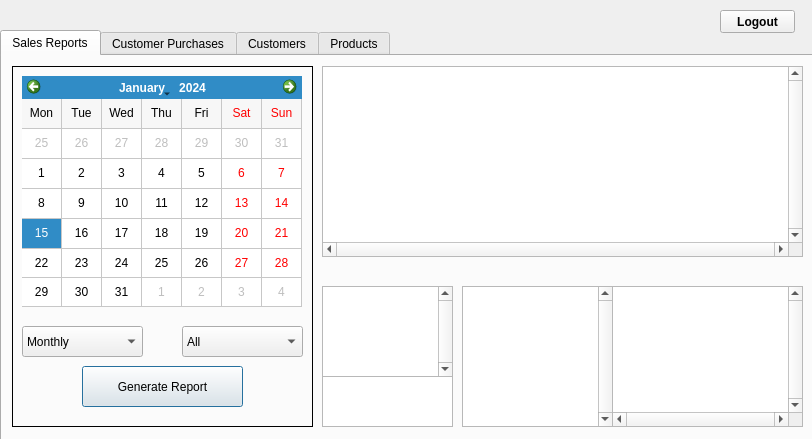
<?xml version="1.0" encoding="UTF-8"?>
<ui version="4.0">
 <class>adminPanel</class>
 <widget class="QDialog" name="adminPanel">
  <property name="geometry">
   <rect>
    <x>0</x>
    <y>0</y>
    <width>812</width>
    <height>439</height>
   </rect>
  </property>
  <property name="windowTitle">
   <string>Dialog</string>
  </property>
  <widget class="QTabWidget" name="tabWidget">
   <property name="geometry">
    <rect>
     <x>0</x>
     <y>30</y>
     <width>821</width>
     <height>411</height>
    </rect>
   </property>
   <property name="currentIndex">
    <number>0</number>
   </property>
   <widget class="QWidget" name="SalesReports">
    <attribute name="title">
     <string>Sales Reports</string>
    </attribute>
    <widget class="QTableView" name="SalesReportTable">
     <property name="geometry">
      <rect>
       <x>320</x>
       <y>10</y>
       <width>481</width>
       <height>191</height>
      </rect>
     </property>
     <property name="verticalScrollBarPolicy">
      <enum>Qt::ScrollBarAlwaysOn</enum>
     </property>
     <property name="horizontalScrollBarPolicy">
      <enum>Qt::ScrollBarAlwaysOn</enum>
     </property>
     <property name="selectionMode">
      <enum>QAbstractItemView::SingleSelection</enum>
     </property>
     <property name="selectionBehavior">
      <enum>QAbstractItemView::SelectRows</enum>
     </property>
     <property name="verticalScrollMode">
      <enum>QAbstractItemView::ScrollPerPixel</enum>
     </property>
     <property name="horizontalScrollMode">
      <enum>QAbstractItemView::ScrollPerPixel</enum>
     </property>
     <attribute name="verticalHeaderVisible">
      <bool>false</bool>
     </attribute>
    </widget>
    <widget class="QLabel" name="ReportTotalLabel">
     <property name="geometry">
      <rect>
       <x>320</x>
       <y>200</y>
       <width>211</width>
       <height>31</height>
      </rect>
     </property>
     <property name="font">
      <font>
       <pointsize>8</pointsize>
      </font>
     </property>
     <property name="text">
      <string/>
     </property>
    </widget>
    <widget class="QFrame" name="frame">
     <property name="geometry">
      <rect>
       <x>10</x>
       <y>10</y>
       <width>301</width>
       <height>361</height>
      </rect>
     </property>
     <property name="frameShape">
      <enum>QFrame::Box</enum>
     </property>
     <property name="frameShadow">
      <enum>QFrame::Plain</enum>
     </property>
     <property name="lineWidth">
      <number>1</number>
     </property>
     <widget class="QComboBox" name="ReportTypeDropdown">
      <property name="geometry">
       <rect>
        <x>10</x>
        <y>260</y>
        <width>121</width>
        <height>31</height>
       </rect>
      </property>
      <property name="currentIndex">
       <number>2</number>
      </property>
      <item>
       <property name="text">
        <string>Daily</string>
       </property>
      </item>
      <item>
       <property name="text">
        <string>Weekly</string>
       </property>
      </item>
      <item>
       <property name="text">
        <string>Monthly</string>
       </property>
      </item>
      <item>
       <property name="text">
        <string>Yearly</string>
       </property>
      </item>
      <item>
       <property name="text">
        <string>All Time</string>
       </property>
      </item>
     </widget>
     <widget class="QPushButton" name="GenerateReportButton">
      <property name="geometry">
       <rect>
        <x>70</x>
        <y>300</y>
        <width>161</width>
        <height>41</height>
       </rect>
      </property>
      <property name="text">
       <string>Generate Report</string>
      </property>
     </widget>
     <widget class="QCalendarWidget" name="salesReportCalendar">
      <property name="geometry">
       <rect>
        <x>10</x>
        <y>10</y>
        <width>280</width>
        <height>231</height>
       </rect>
      </property>
      <property name="styleSheet">
       <string notr="true"/>
      </property>
      <property name="gridVisible">
       <bool>true</bool>
      </property>
      <property name="verticalHeaderFormat">
       <enum>QCalendarWidget::NoVerticalHeader</enum>
      </property>
     </widget>
     <widget class="QComboBox" name="ReportMemberTypeDropdown">
      <property name="geometry">
       <rect>
        <x>170</x>
        <y>260</y>
        <width>121</width>
        <height>31</height>
       </rect>
      </property>
      <item>
       <property name="text">
        <string>All</string>
       </property>
      </item>
      <item>
       <property name="text">
        <string>Regular</string>
       </property>
      </item>
      <item>
       <property name="text">
        <string>Executive</string>
       </property>
      </item>
     </widget>
    </widget>
    <widget class="QTableView" name="ReportProductView">
     <property name="geometry">
      <rect>
       <x>320</x>
       <y>230</y>
       <width>131</width>
       <height>91</height>
      </rect>
     </property>
     <property name="verticalScrollBarPolicy">
      <enum>Qt::ScrollBarAlwaysOn</enum>
     </property>
     <property name="horizontalScrollBarPolicy">
      <enum>Qt::ScrollBarAlwaysOff</enum>
     </property>
     <property name="selectionMode">
      <enum>QAbstractItemView::SingleSelection</enum>
     </property>
     <property name="selectionBehavior">
      <enum>QAbstractItemView::SelectRows</enum>
     </property>
     <property name="verticalScrollMode">
      <enum>QAbstractItemView::ScrollPerPixel</enum>
     </property>
     <property name="horizontalScrollMode">
      <enum>QAbstractItemView::ScrollPerPixel</enum>
     </property>
     <attribute name="verticalHeaderVisible">
      <bool>false</bool>
     </attribute>
    </widget>
    <widget class="QTableView" name="ReportProductQuantity">
     <property name="geometry">
      <rect>
       <x>320</x>
       <y>320</y>
       <width>131</width>
       <height>51</height>
      </rect>
     </property>
     <property name="verticalScrollBarPolicy">
      <enum>Qt::ScrollBarAlwaysOff</enum>
     </property>
     <property name="horizontalScrollBarPolicy">
      <enum>Qt::ScrollBarAlwaysOff</enum>
     </property>
     <property name="selectionMode">
      <enum>QAbstractItemView::NoSelection</enum>
     </property>
     <attribute name="verticalHeaderVisible">
      <bool>false</bool>
     </attribute>
    </widget>
    <widget class="QTableView" name="ReportMemberView">
     <property name="geometry">
      <rect>
       <x>460</x>
       <y>230</y>
       <width>151</width>
       <height>141</height>
      </rect>
     </property>
     <property name="verticalScrollBarPolicy">
      <enum>Qt::ScrollBarAlwaysOn</enum>
     </property>
     <property name="horizontalScrollBarPolicy">
      <enum>Qt::ScrollBarAlwaysOff</enum>
     </property>
     <property name="selectionMode">
      <enum>QAbstractItemView::SingleSelection</enum>
     </property>
     <property name="selectionBehavior">
      <enum>QAbstractItemView::SelectRows</enum>
     </property>
     <property name="verticalScrollMode">
      <enum>QAbstractItemView::ScrollPerPixel</enum>
     </property>
     <property name="horizontalScrollMode">
      <enum>QAbstractItemView::ScrollPerPixel</enum>
     </property>
     <attribute name="verticalHeaderVisible">
      <bool>false</bool>
     </attribute>
    </widget>
    <widget class="QTableView" name="ReportProductMemberPurchases">
     <property name="geometry">
      <rect>
       <x>610</x>
       <y>230</y>
       <width>191</width>
       <height>141</height>
      </rect>
     </property>
     <property name="verticalScrollBarPolicy">
      <enum>Qt::ScrollBarAlwaysOn</enum>
     </property>
     <property name="horizontalScrollBarPolicy">
      <enum>Qt::ScrollBarAlwaysOn</enum>
     </property>
     <property name="selectionMode">
      <enum>QAbstractItemView::SingleSelection</enum>
     </property>
     <property name="selectionBehavior">
      <enum>QAbstractItemView::SelectRows</enum>
     </property>
     <property name="verticalScrollMode">
      <enum>QAbstractItemView::ScrollPerPixel</enum>
     </property>
     <property name="horizontalScrollMode">
      <enum>QAbstractItemView::ScrollPerPixel</enum>
     </property>
     <attribute name="verticalHeaderVisible">
      <bool>true</bool>
     </attribute>
    </widget>
    <widget class="QLabel" name="ReportRegularCount">
     <property name="geometry">
      <rect>
       <x>530</x>
       <y>200</y>
       <width>141</width>
       <height>31</height>
      </rect>
     </property>
     <property name="font">
      <font>
       <pointsize>8</pointsize>
      </font>
     </property>
     <property name="text">
      <string/>
     </property>
    </widget>
    <widget class="QLabel" name="ReportExecutiveCount">
     <property name="geometry">
      <rect>
       <x>660</x>
       <y>200</y>
       <width>141</width>
       <height>31</height>
      </rect>
     </property>
     <property name="font">
      <font>
       <pointsize>8</pointsize>
      </font>
     </property>
     <property name="text">
      <string/>
     </property>
    </widget>
    <zorder>frame</zorder>
    <zorder>SalesReportTable</zorder>
    <zorder>ReportTotalLabel</zorder>
    <zorder>ReportProductView</zorder>
    <zorder>ReportProductQuantity</zorder>
    <zorder>ReportMemberView</zorder>
    <zorder>ReportProductMemberPurchases</zorder>
    <zorder>ReportRegularCount</zorder>
    <zorder>ReportExecutiveCount</zorder>
   </widget>
   <widget class="QWidget" name="tab_2">
    <attribute name="title">
     <string>Customer Purchases</string>
    </attribute>
    <widget class="QTableView" name="purchaseView">
     <property name="geometry">
      <rect>
       <x>10</x>
       <y>10</y>
       <width>781</width>
       <height>331</height>
      </rect>
     </property>
    </widget>
    <widget class="QTableView" name="tableView">
     <property name="geometry">
      <rect>
       <x>670</x>
       <y>350</y>
       <width>121</width>
       <height>31</height>
      </rect>
     </property>
    </widget>
    <widget class="QLabel" name="label">
     <property name="geometry">
      <rect>
       <x>570</x>
       <y>350</y>
       <width>91</width>
       <height>31</height>
      </rect>
     </property>
     <property name="font">
      <font>
       <weight>75</weight>
       <bold>true</bold>
      </font>
     </property>
     <property name="text">
      <string>Total Purchases</string>
     </property>
    </widget>
   </widget>
   <widget class="QWidget" name="tab_3">
    <attribute name="title">
     <string>Customers</string>
    </attribute>
    <widget class="QTableView" name="memberView">
     <property name="geometry">
      <rect>
       <x>10</x>
       <y>10</y>
       <width>781</width>
       <height>271</height>
      </rect>
     </property>
    </widget>
    <widget class="QPushButton" name="addCustomerButton">
     <property name="geometry">
      <rect>
       <x>10</x>
       <y>290</y>
       <width>91</width>
       <height>31</height>
      </rect>
     </property>
     <property name="text">
      <string>Add Customer</string>
     </property>
    </widget>
    <widget class="QPushButton" name="removeCustomerButton">
     <property name="geometry">
      <rect>
       <x>110</x>
       <y>290</y>
       <width>101</width>
       <height>31</height>
      </rect>
     </property>
     <property name="text">
      <string>Remove Customer</string>
     </property>
    </widget>
    <widget class="QLineEdit" name="removeEdit">
     <property name="geometry">
      <rect>
       <x>220</x>
       <y>290</y>
       <width>131</width>
       <height>20</height>
      </rect>
     </property>
     <property name="placeholderText">
      <string>Enter Name or ID</string>
     </property>
    </widget>
    <widget class="QPushButton" name="upgradeCustomer">
     <property name="geometry">
      <rect>
       <x>50</x>
       <y>330</y>
       <width>111</width>
       <height>31</height>
      </rect>
     </property>
     <property name="text">
      <string>Upgrade/Downgrade</string>
     </property>
    </widget>
   </widget>
   <widget class="QWidget" name="tab_4">
    <attribute name="title">
     <string>Products</string>
    </attribute>
    <widget class="QTableView" name="productView">
     <property name="geometry">
      <rect>
       <x>270</x>
       <y>20</y>
       <width>531</width>
       <height>351</height>
      </rect>
     </property>
    </widget>
    <widget class="QPushButton" name="productAdd">
     <property name="geometry">
      <rect>
       <x>30</x>
       <y>140</y>
       <width>150</width>
       <height>50</height>
      </rect>
     </property>
     <property name="text">
      <string>Add Product</string>
     </property>
    </widget>
    <widget class="QPushButton" name="productDel">
     <property name="geometry">
      <rect>
       <x>30</x>
       <y>220</y>
       <width>150</width>
       <height>50</height>
      </rect>
     </property>
     <property name="text">
      <string>Delete Product</string>
     </property>
    </widget>
    <widget class="QPushButton" name="testButton">
     <property name="geometry">
      <rect>
       <x>30</x>
       <y>290</y>
       <width>150</width>
       <height>50</height>
      </rect>
     </property>
     <property name="text">
      <string>Test Purchase</string>
     </property>
    </widget>
    <widget class="QLineEdit" name="productSearch">
     <property name="geometry">
      <rect>
       <x>80</x>
       <y>70</y>
       <width>150</width>
       <height>30</height>
      </rect>
     </property>
    </widget>
    <widget class="QLabel" name="label_2">
     <property name="geometry">
      <rect>
       <x>10</x>
       <y>10</y>
       <width>250</width>
       <height>50</height>
      </rect>
     </property>
     <property name="text">
      <string>Product Search:</string>
     </property>
    </widget>
   </widget>
  </widget>
  <widget class="QPushButton" name="logoutButton">
   <property name="geometry">
    <rect>
     <x>720</x>
     <y>10</y>
     <width>75</width>
     <height>23</height>
    </rect>
   </property>
   <property name="font">
    <font>
     <weight>75</weight>
     <bold>true</bold>
    </font>
   </property>
   <property name="text">
    <string>Logout</string>
   </property>
  </widget>
 </widget>
 <resources/>
 <connections/>
</ui>
